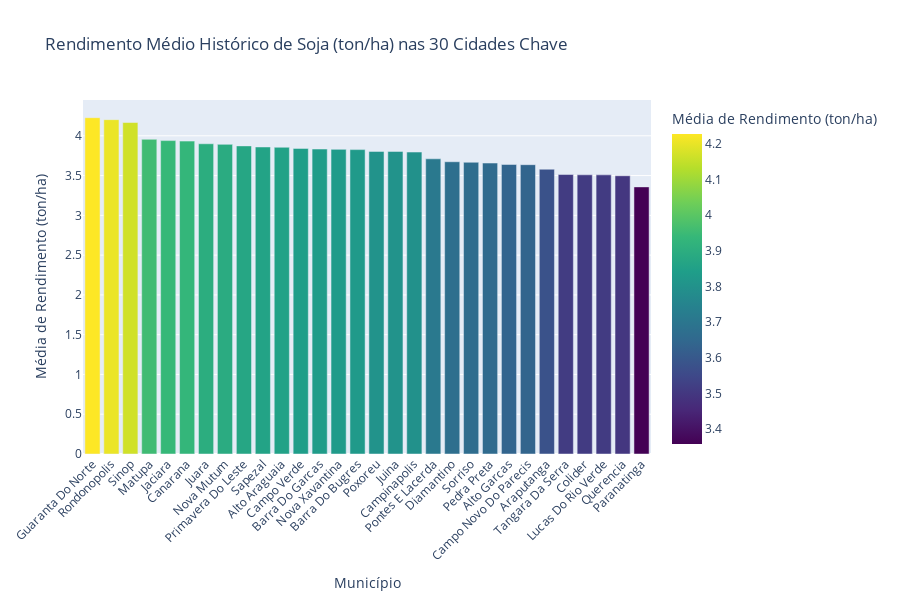

Notebook code for this chart:
### Code cell
df_media_rendimento = df_clean.groupby('Município')['Rendimento Médio Soja (ton/ha)'].mean().reset_index()

fig = px.bar(
    df_media_rendimento.sort_values(by='Rendimento Médio Soja (ton/ha)', ascending=False),
    x='Município',
    y='Rendimento Médio Soja (ton/ha)',
    title='Rendimento Médio Histórico de Soja (ton/ha) nas 30 Cidades Chave',
    labels={'Rendimento Médio Soja (ton/ha)': 'Média de Rendimento (ton/ha)'},
    color='Rendimento Médio Soja (ton/ha)',
    color_continuous_scale=px.colors.sequential.Viridis,
    height=600  
)

fig.update_layout(xaxis_tickangle=-45)
fig.show()

### Figure 1 — Plotly figure (JSON) as saved in the notebook; plotly's stock layout.template omitted (floating-point values rounded to 4 significant figures)
{"data": [{"hovertemplate": "Município=%{x}<br>Média de Rendimento (ton/ha)=%{marker.color}<extra></extra>", "legendgroup": "", "marker": {"color": [4.228, 4.203, 4.167, 3.956, 3.94, 3.933, 3.9, 3.892, 3.873, 3.86, 3.856, 3.842, 3.834, 3.83, 3.827, 3.804, 3.804, 3.796, 3.711, 3.674, 3.667, 3.658, 3.64, 3.637, 3.58, 3.513, 3.51, 3.509, 3.498, 3.358], "coloraxis": "coloraxis", "pattern": {"shape": ""}}, "name": "", "orientation": "v", "showlegend": false, "textposition": "auto", "type": "bar", "x": ["Guaranta Do Norte", "Rondonopolis", "Sinop", "Matupa", "Jaciara", "Canarana", "Juara", "Nova Mutum", "Primavera Do Leste", "Sapezal", "Alto Araguaia", "Campo Verde", "Barra Do Garcas", "Nova Xavantina", "Barra Do Bugres", "Poxoreu", "Juina", "Campinapolis", "Pontes E Lacerda", "Diamantino", "Sorriso", "Pedra Preta", "Alto Garcas", "Campo Novo Do Parecis", "Araputanga", "Tangara Da Serra", "Colider", "Lucas Do Rio Verde", "Querencia", "Paranatinga"], "xaxis": "x", "y": [4.228, 4.203, 4.167, 3.956, 3.94, 3.933, 3.9, 3.892, 3.873, 3.86, 3.856, 3.842, 3.834, 3.83, 3.827, 3.804, 3.804, 3.796, 3.711, 3.674, 3.667, 3.658, 3.64, 3.637, 3.58, 3.513, 3.51, 3.509, 3.498, 3.358], "yaxis": "y"}], "layout": {"barmode": "relative", "coloraxis": {"colorbar": {"title": {"text": "Média de Rendimento (ton/ha)"}}, "colorscale": [[0, "#440154"], [0.1111, "#482878"], [0.2222, "#3e4989"], [0.3333, "#31688e"], [0.4444, "#26828e"], [0.5556, "#1f9e89"], [0.6667, "#35b779"], [0.7778, "#6ece58"], [0.8889, "#b5de2b"], [1, "#fde725"]]}, "height": 600, "legend": {"tracegroupgap": 0}, "title": {"text": "Rendimento Médio Histórico de Soja (ton/ha) nas 30 Cidades Chave"}, "xaxis": {"anchor": "y", "domain": [0, 1], "tickangle": -45, "title": {"text": "Município"}}, "yaxis": {"anchor": "x", "domain": [0, 1], "title": {"text": "Média de Rendimento (ton/ha)"}}}}
